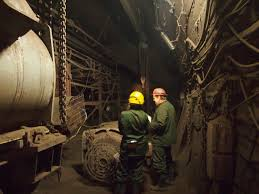
#> input picture img3.jpg, 259 x 194 px
$ python temp.py
#> lines starting #> are read from the running program, lines starting #| are printed output that depends on the picture
import cv2
import numpy as np
from matplotlib import pyplot as plt

img_rgb = cv2.imread('img3.jpg')
#> img_rgb is the input picture: shape (194, 259, 3); mean B, G, R 39.6, 52, 64.1
img_gray = cv2.cvtColor(img_rgb, cv2.COLOR_BGR2GRAY)
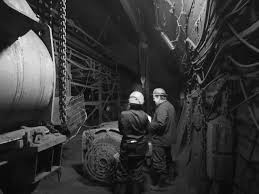
#> img_gray: shape (194, 259); min 1, max 254, mean 54.2
template = cv2.imread('img4.jpg',0)
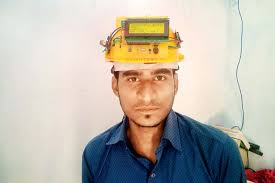
#> input picture img4.jpg, 275 x 183 px
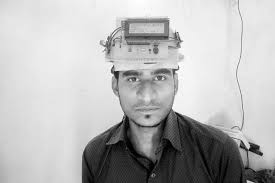
#> template: shape (183, 275); min 0, max 255, mean 184
w, h = template.shape[::-1]
#> w = 275; h = 183

#> (the run stopped early here; a loop or call above may not have finished)
